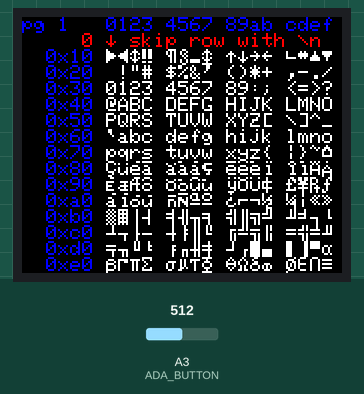
This sketch was run on a simulated Arduino Mega 2560, built with avr-gcc and run on an emulated ATmega2560. Shown: 160×128 colour display. The test bench sets the inputs (shaded band); at power-on: A3 (ADA_BUTTON) = 512.

Above: at 0.3 s.

The sketch:

st7735_character_map.ino
```cpp
//  st7735_character_map.ino - 6/22/2013 - Chris K, ckelley@ca-cycleworks.com
//
// Code snippets are based on various Adafruit examples
// Adafruit 1.8TFT w/joystick 160x128 in landscape (128x160)
#include <Adafruit_GFX.h>
#include <Adafruit_ST7735.h>
#include <SD.h>
#include <SPI.h>
// pinout for Mega: http://forums.adafruit.com/viewtopic.php?uid=115205&f=31&t=36738&start=0
#define sclk 13
#define mosi 11
#define cs  10
#define dc   8
#define rst -1  // you can also connect this to the Arduino reset
//
#define ADA_BUTTON 3  // analog pin 3 for button input
#define SD_CS 4  // SD card chip select digital pin 4

// Works with our screen rotation (3), yaay
#define Neutral 0
#define Press 1
#define Up 2
#define Down 3
#define Right 4
#define Left 5

// TFT Globals
Adafruit_ST7735 tft = Adafruit_ST7735(cs, dc, mosi, sclk, rst);
volatile uint8_t button = 0;

void setup() {
  // If your TFT's plastic wrap has a Red Tab, use the following:
  tft.initR(INITR_REDTAB);   // initialize a ST7735R chip, red tab
  // The rotation parameter can be
  // 0, sets the display to a portrait (tall) mode, with the USB jack at the top right
  // 1, also a portrait mode, with the USB jack at the bottom left
  // 2, landscape (wide) mode, with the USB jack at the bottom right
  // 3, also landscape, but with the USB jack at the top left
  tft.setRotation(3);
//  tft.fillScreen(BLACK);
  tft.setTextSize(1); //  1 = 5x8, 2 = 10x16; chars leave blank pixel on bottom
}

// text size 1 "0123456789abcdef0123456789" » 16 lines of 0x20 (decimal 26) characters
// text size 2 "0123456789abc" » 8 lines of 13 characters

int page=0;
int lastpage=1; // make different for 1st time thru loop()
// used initializer to make the string long enough!
char lineText[0x22]="0x--- 0123 4567 89ab cdef\n";

void loop() {
  char text[512];
  char fBuffer[10];
  float position;
  int _char=page*15*0x10;
  // 0x12 = up+down arrow in once character
  // 0x18 = up arrow  0x1e = up arrow solid
  // 0x19 = down arr  0x1f = down arr solid
  // diameter = 0xec
  // identity, equality = 0xef
  // left arrow quote = 0xae, r arrow quote » = 0xaf
  // 0x413 is double exclamation!
  // tft.setTextWrap(false);
  if( page != lastpage ){
    tft.fillScreen(ST7735_BLACK);
    tft.setCursor(0,0);
    // print header
    tft.setTextColor(ST7735_BLUE);
    sprintf( fBuffer, "pg %-4d", page+1); // page 0 doesn't make sense...
    sprintf( lineText, "%6.6s 0123 4567 89ab cdef", fBuffer );
    tft.print(lineText);
    for( int line=0 ; line <= 15; line++ ) {
      if(_char%0x100 == 0 ) { // skip first rows of each char set
          tft.setTextColor(ST7735_RED);
          sprintf( fBuffer, "%#x", _char);
          sprintf( lineText, "%6.6s %c skip row with \\n ", fBuffer, 0x19 );
          tft.print(lineText);
          _char += 0x10;
        continue;
      }
      tft.setTextColor(ST7735_BLUE);
      sprintf( fBuffer, "%#x", _char);
      // sprintf( lineText, "%6.6s 0123 4567 89ab cdef\n", fBuffer );
      sprintf( lineText, "%6.6s", fBuffer );
      tft.print(lineText);
      tft.setTextColor(ST7735_WHITE);
      for( int block=0; block<4; block++){
        sprintf( lineText, " %c%c%c%c"
          , _char
          , _char+1
          , _char+2
          , _char+3
          );
        _char+=4;
        tft.print(lineText);
      }


    }
    lastpage=page;
  }

  button=checkJoystick();
  while( button != Neutral ){
    if( button == Down )
      page++;
    if( button == Up && page > 0 )
      page--;
    button = Neutral;
    delay(250);
    button=checkJoystick();
  }
}

// Check the joystick position
int checkJoystick()
{
  int joystickState = analogRead(ADA_BUTTON);
  if (joystickState < 50) return Left;
  if (joystickState < 150) return Down;
  if (joystickState < 250) return Press;
  if (joystickState < 500) return Right;
  if (joystickState < 650) return Up;
  return Neutral;
}
```
